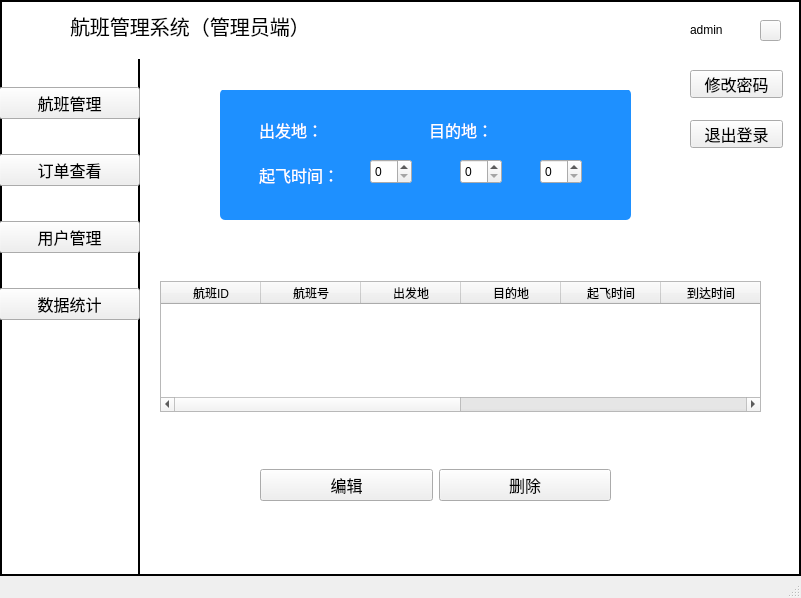
<?xml version="1.0" encoding="UTF-8"?>
<ui version="4.0">
 <class>admin</class>
 <widget class="QMainWindow" name="admin">
  <property name="geometry">
   <rect>
    <x>0</x>
    <y>0</y>
    <width>801</width>
    <height>598</height>
   </rect>
  </property>
  <property name="sizePolicy">
   <sizepolicy hsizetype="Expanding" vsizetype="Expanding">
    <horstretch>0</horstretch>
    <verstretch>0</verstretch>
   </sizepolicy>
  </property>
  <property name="windowTitle">
   <string>MainWindow</string>
  </property>
  <widget class="QWidget" name="centralwidget">
   <property name="styleSheet">
    <string notr="true">QWidget#centralwidget {
    border: 2px solid #000000; /* 纯黑2px边框，必显 */
    background-color: #FFFFFF; /* 背景设为白色，避免灰色底色干扰 */
    margin: 0; /* 贴紧QMainWindow边缘 */
    padding: 0;
}</string>
   </property>
   <widget class="QWidget" name="widget_top" native="true">
    <property name="geometry">
     <rect>
      <x>0</x>
      <y>0</y>
      <width>801</width>
      <height>61</height>
     </rect>
    </property>
    <property name="font">
     <font>
      <family>华文楷体</family>
      <pointsize>14</pointsize>
     </font>
    </property>
    <property name="styleSheet">
     <string notr="true">QWidget#widget_title {
    border: 2px solid #000000; /* 纯黑2px四周边框（包括底部） */
    background-color: #FFFFFF; /* 白色背景，避免底色干扰 */
    padding: 5px; /* 内部文字留空，不贴边框 */
    margin: 0; /* 贴紧widget_top的边缘，不被挤压 */
    min-height: 40px; /* 强制最低高度，避免容器被压缩导致底部边框消失 */
}</string>
    </property>
    <widget class="QLabel" name="label">
     <property name="geometry">
      <rect>
       <x>70</x>
       <y>10</y>
       <width>311</width>
       <height>31</height>
      </rect>
     </property>
     <property name="font">
      <font>
       <family>华文楷体</family>
       <pointsize>15</pointsize>
      </font>
     </property>
     <property name="text">
      <string>航班管理系统（管理员端）</string>
     </property>
    </widget>
    <widget class="QLabel" name="label_2">
     <property name="geometry">
      <rect>
       <x>690</x>
       <y>20</y>
       <width>69</width>
       <height>19</height>
      </rect>
     </property>
     <property name="text">
      <string>admin</string>
     </property>
    </widget>
    <widget class="QPushButton" name="btn_user_dropdown">
     <property name="geometry">
      <rect>
       <x>760</x>
       <y>20</y>
       <width>21</width>
       <height>21</height>
      </rect>
     </property>
     <property name="text">
      <string/>
     </property>
     <property name="icon">
      <iconset resource="figures.qrc">
       <normaloff>:/img/source/figures/button1.png</normaloff>:/img/source/figures/button1.png</iconset>
     </property>
    </widget>
    <widget class="QLabel" name="label_3">
     <property name="geometry">
      <rect>
       <x>0</x>
       <y>0</y>
       <width>51</width>
       <height>51</height>
      </rect>
     </property>
     <property name="text">
      <string/>
     </property>
     <property name="pixmap">
      <pixmap resource="figures.qrc">:/img/source/figures/plane.png</pixmap>
     </property>
    </widget>
   </widget>
   <widget class="QWidget" name="widget_main" native="true">
    <property name="geometry">
     <rect>
      <x>-1</x>
      <y>59</y>
      <width>141</width>
      <height>541</height>
     </rect>
    </property>
    <property name="styleSheet">
     <string notr="true">QWidget#widget_main {
    border: 2px solid #000000; /* 纯黑2px边框 */
    border-top: none; /* 与上方widget_top衔接，避免重复线条 */
    padding: 5px;
}</string>
    </property>
    <widget class="QWidget" name="widget_nav" native="true">
     <property name="geometry">
      <rect>
       <x>0</x>
       <y>-1</y>
       <width>141</width>
       <height>291</height>
      </rect>
     </property>
     <layout class="QVBoxLayout" name="verticalLayout">
      <item>
       <widget class="QPushButton" name="btn_flight">
        <property name="font">
         <font>
          <family>华文楷体</family>
          <pointsize>12</pointsize>
         </font>
        </property>
        <property name="styleSheet">
         <string notr="true">QPushButton:checked { background-color: #87CEEB; color: black; }</string>
        </property>
        <property name="text">
         <string>航班管理</string>
        </property>
        <property name="icon">
         <iconset resource="figures.qrc">
          <normaloff>:/img/source/figures/p1.png</normaloff>:/img/source/figures/p1.png</iconset>
        </property>
       </widget>
      </item>
      <item>
       <widget class="QPushButton" name="btn_order">
        <property name="font">
         <font>
          <family>华文楷体</family>
          <pointsize>12</pointsize>
         </font>
        </property>
        <property name="styleSheet">
         <string notr="true">QPushButton:checked { background-color: #87CEEB; color: black; }</string>
        </property>
        <property name="text">
         <string>订单查看</string>
        </property>
        <property name="icon">
         <iconset resource="figures.qrc">
          <normaloff>:/img/source/figures/p2.png</normaloff>:/img/source/figures/p2.png</iconset>
        </property>
       </widget>
      </item>
      <item>
       <widget class="QPushButton" name="btn_user">
        <property name="font">
         <font>
          <family>华文楷体</family>
          <pointsize>12</pointsize>
         </font>
        </property>
        <property name="styleSheet">
         <string notr="true">QPushButton:checked { background-color: #87CEEB; color: black; }</string>
        </property>
        <property name="text">
         <string>用户管理</string>
        </property>
        <property name="icon">
         <iconset resource="figures.qrc">
          <normaloff>:/img/source/figures/p3.png</normaloff>:/img/source/figures/p3.png</iconset>
        </property>
       </widget>
      </item>
      <item>
       <widget class="QPushButton" name="btn_statistics">
        <property name="font">
         <font>
          <family>华文楷体</family>
          <pointsize>12</pointsize>
         </font>
        </property>
        <property name="styleSheet">
         <string notr="true">QPushButton:checked { background-color: #87CEEB; color: black; }</string>
        </property>
        <property name="text">
         <string>数据统计</string>
        </property>
        <property name="icon">
         <iconset resource="figures.qrc">
          <normaloff>:/img/source/figures/p4.png</normaloff>:/img/source/figures/p4.png</iconset>
        </property>
       </widget>
      </item>
     </layout>
    </widget>
   </widget>
   <widget class="QPushButton" name="btn_change_pwd">
    <property name="geometry">
     <rect>
      <x>690</x>
      <y>70</y>
      <width>93</width>
      <height>28</height>
     </rect>
    </property>
    <property name="font">
     <font>
      <family>华文楷体</family>
      <pointsize>12</pointsize>
     </font>
    </property>
    <property name="text">
     <string>修改密码</string>
    </property>
   </widget>
   <widget class="QPushButton" name="btn_logout">
    <property name="geometry">
     <rect>
      <x>690</x>
      <y>120</y>
      <width>93</width>
      <height>28</height>
     </rect>
    </property>
    <property name="font">
     <font>
      <family>华文楷体</family>
      <pointsize>12</pointsize>
     </font>
    </property>
    <property name="text">
     <string>退出登录</string>
    </property>
   </widget>
   <widget class="QWidget" name="widget_content" native="true">
    <property name="geometry">
     <rect>
      <x>220</x>
      <y>90</y>
      <width>411</width>
      <height>131</height>
     </rect>
    </property>
    <widget class="QFrame" name="frame_filter">
     <property name="geometry">
      <rect>
       <x>0</x>
       <y>-1</y>
       <width>411</width>
       <height>131</height>
      </rect>
     </property>
     <property name="styleSheet">
      <string notr="true">QFrame { background-color: #1E90FF; color: white; border-radius: 5px; padding: 5px; }</string>
     </property>
     <property name="frameShape">
      <enum>QFrame::Shape::StyledPanel</enum>
     </property>
     <property name="frameShadow">
      <enum>QFrame::Shadow::Raised</enum>
     </property>
     <widget class="QLabel" name="le_departure">
      <property name="geometry">
       <rect>
        <x>30</x>
        <y>20</y>
        <width>91</width>
        <height>41</height>
       </rect>
      </property>
      <property name="font">
       <font>
        <family>华文琥珀</family>
        <pointsize>12</pointsize>
       </font>
      </property>
      <property name="text">
       <string>出发地：</string>
      </property>
     </widget>
     <widget class="QLabel" name="le_destination">
      <property name="geometry">
       <rect>
        <x>200</x>
        <y>20</y>
        <width>91</width>
        <height>41</height>
       </rect>
      </property>
      <property name="font">
       <font>
        <family>华文琥珀</family>
        <pointsize>12</pointsize>
       </font>
      </property>
      <property name="text">
       <string>目的地：</string>
      </property>
     </widget>
     <widget class="QLabel" name="label_5">
      <property name="geometry">
       <rect>
        <x>30</x>
        <y>70</y>
        <width>321</width>
        <height>31</height>
       </rect>
      </property>
      <property name="font">
       <font>
        <family>华文琥珀</family>
        <pointsize>12</pointsize>
       </font>
      </property>
      <property name="text">
       <string>起飞时间：</string>
      </property>
     </widget>
     <widget class="QSpinBox" name="sb_year">
      <property name="geometry">
       <rect>
        <x>150</x>
        <y>70</y>
        <width>42</width>
        <height>25</height>
       </rect>
      </property>
     </widget>
     <widget class="QSpinBox" name="sb_month">
      <property name="geometry">
       <rect>
        <x>240</x>
        <y>70</y>
        <width>42</width>
        <height>25</height>
       </rect>
      </property>
     </widget>
     <widget class="QSpinBox" name="sb_day">
      <property name="geometry">
       <rect>
        <x>320</x>
        <y>70</y>
        <width>42</width>
        <height>25</height>
       </rect>
      </property>
     </widget>
    </widget>
   </widget>
   <widget class="QTableWidget" name="tableWidget_flight">
    <property name="geometry">
     <rect>
      <x>160</x>
      <y>281</y>
      <width>601</width>
      <height>131</height>
     </rect>
    </property>
    <property name="font">
     <font>
      <family>华文楷体</family>
      <pointsize>12</pointsize>
     </font>
    </property>
    <property name="columnCount">
     <number>10</number>
    </property>
    <attribute name="horizontalHeaderDefaultSectionSize">
     <number>100</number>
    </attribute>
    <column>
     <property name="text">
      <string>航班ID</string>
     </property>
    </column>
    <column>
     <property name="text">
      <string>航班号</string>
     </property>
    </column>
    <column>
     <property name="text">
      <string>出发地</string>
     </property>
    </column>
    <column>
     <property name="text">
      <string>目的地</string>
     </property>
    </column>
    <column>
     <property name="text">
      <string>起飞时间</string>
     </property>
    </column>
    <column>
     <property name="text">
      <string>到达时间</string>
     </property>
    </column>
    <column>
     <property name="text">
      <string>总座位数</string>
     </property>
    </column>
    <column>
     <property name="text">
      <string>剩余座位</string>
     </property>
    </column>
    <column>
     <property name="text">
      <string>票价</string>
     </property>
    </column>
    <column>
     <property name="text">
      <string>操作</string>
     </property>
    </column>
   </widget>
   <widget class="QWidget" name="widget_operate" native="true">
    <property name="geometry">
     <rect>
      <x>260</x>
      <y>460</y>
      <width>351</width>
      <height>50</height>
     </rect>
    </property>
    <layout class="QHBoxLayout" name="horizontalLayout">
     <item>
      <widget class="QPushButton" name="btn_edit">
       <property name="font">
        <font>
         <family>华文楷体</family>
         <pointsize>12</pointsize>
        </font>
       </property>
       <property name="text">
        <string>编辑</string>
       </property>
      </widget>
     </item>
     <item>
      <widget class="QPushButton" name="btn_delete">
       <property name="font">
        <font>
         <family>华文楷体</family>
         <pointsize>12</pointsize>
        </font>
       </property>
       <property name="text">
        <string>删除</string>
       </property>
      </widget>
     </item>
    </layout>
   </widget>
  </widget>
  <widget class="QStatusBar" name="statusbar"/>
 </widget>
 <resources>
  <include location="figures.qrc"/>
 </resources>
 <connections/>
</ui>
